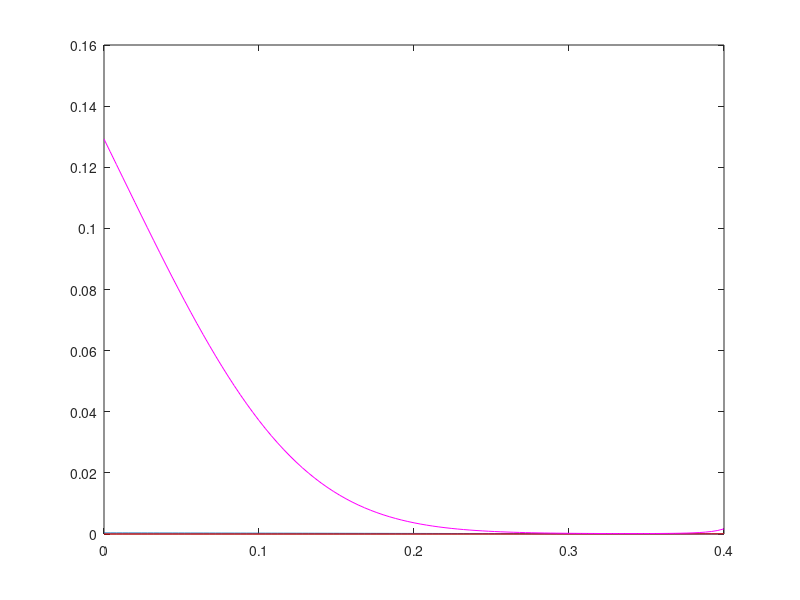
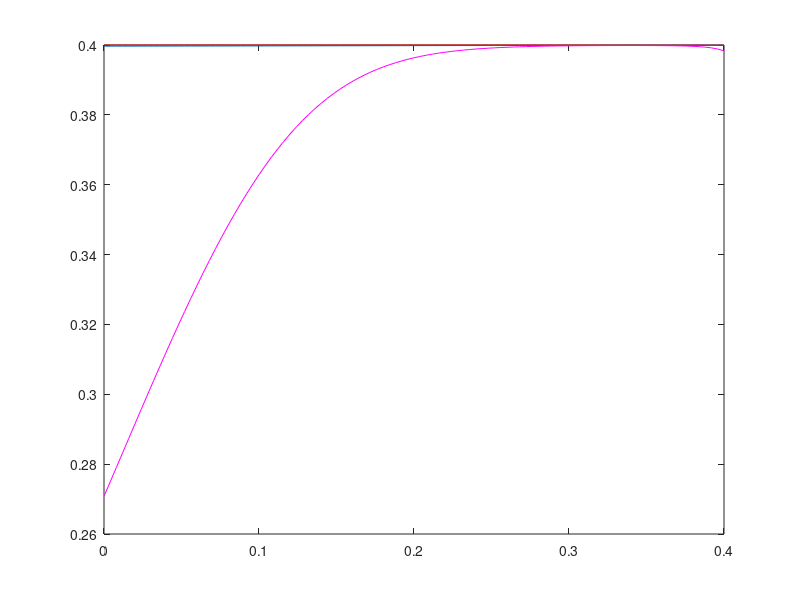

The MATLAB script that drew these images, in order:
N=100;
l=101;
phi=linspace(0,0.4,l);
cfib=zeros(l,1);
lng=zeros(l,1);
gamma=zeros(l,1);
goa=zeros(l,1);
alpha=zeros(l,1);

close all

c1_eq=zeros(l,1);
c_0=.4;

r=1;
rc=2;
R=r/rc;
r_sc=r;
Rsc=r_sc/rc;
a=.2;
b=10^-6;
aob=a/b;
mass=figure;
fibrils=figure;

for i=1:l
    z=phi(i)/(1-phi(i));
    lng(i)=log(1-phi(i))+(R^3 + 3*R^2 + 3*R)*z +(3*R^3 + 4.5*R^2)*z^2 + (3*R^2)*z^3;
    gamma(i)=exp(lng(i));
    lnalpha=(2/3)*(r/r_sc)^3 * (1.5*(Rsc^2+2*Rsc+1*z)+4.5*(Rsc^2+Rsc)^z^2+4.5*Rsc^2*z^3);
    alpha(i)=exp(lnalpha);
    
    lambda=a*gamma(i)/(b*alpha(i));
    c1_eq(i)=2*c_0/(1+2*lambda*c_0+(1+4*lambda*c_0)^0.5);
end

for i=1:l
    goa=gamma(i)/alpha(i);
    cfib(i)=c_0-c1_eq(i);
end
figure(fibrils)
plot(phi,cfib)
hold on
figure(mass)
plot(phi,c1_eq);
hold on
r=1;
rc=6;
R=r/rc;
r_sc=.75*r;
Rsc=r_sc/rc;
for i=1:l
    z=phi(i)/(1-phi(i));
    lng(i)=log(1-phi(i))+(R^3 + 3*R^2 + 3*R)*z +(3*R^3 + 4.5*R^2)*z^2 + (3*R^2)*z^3;
    gamma(i)=exp(lng(i));
    lnalpha=(2/3)*(r/r_sc)^3 * (1.5*(Rsc^2+2*Rsc+1)*z+4.5*(Rsc^2+Rsc)*z^2+4.5*Rsc^2*z^3);
    alpha(i)=exp(lnalpha);
    
    lambda=a*gamma(i)/(b*alpha(i));
    c1_eq(i)=2*c_0/(1+2*lambda*c_0+(1+4*lambda*c_0)^0.5);
end

for i=1:l
    goa=gamma(i)/alpha(i);
    cfib(i)=c_0-c1_eq(i);
end
figure(fibrils)
plot(phi,cfib,'r')
hold on
figure(mass)
plot(phi,c1_eq,'r');
hold on

r=1;
rc=0.5;
R=r/rc;
r_sc=r;
Rsc=r_sc/rc;
for i=1:l
    z=phi(i)/(1-phi(i));
    lng(i)=log(1-phi(i))+(R^3 + 3*R^2 + 3*R)*z +(3*R^3 + 4.5*R^2)*z^2 + (3*R^2)*z^3;
    gamma(i)=exp(lng(i));
    lnalpha=(2/3)*(r/r_sc)^3 * (1.5*(Rsc^2+2*Rsc+1*z)+4.5*(Rsc^2+Rsc)^z^2+4.5*Rsc^2*z^3);
    alpha(i)=exp(lnalpha);
    
    lambda=a*gamma(i)/(b*alpha(i));
    c1_eq(i)=2*c_0/(1+2*lambda*c_0+(1+4*lambda*c_0)^0.5);
end

for i=1:l
    goa=gamma(i)/alpha(i);
    cfib(i)=c_0-c1_eq(i);
end
figure(fibrils)
plot(phi,cfib,'m')
hold on
figure(mass)
plot(phi,c1_eq,'m');
hold on
hold off